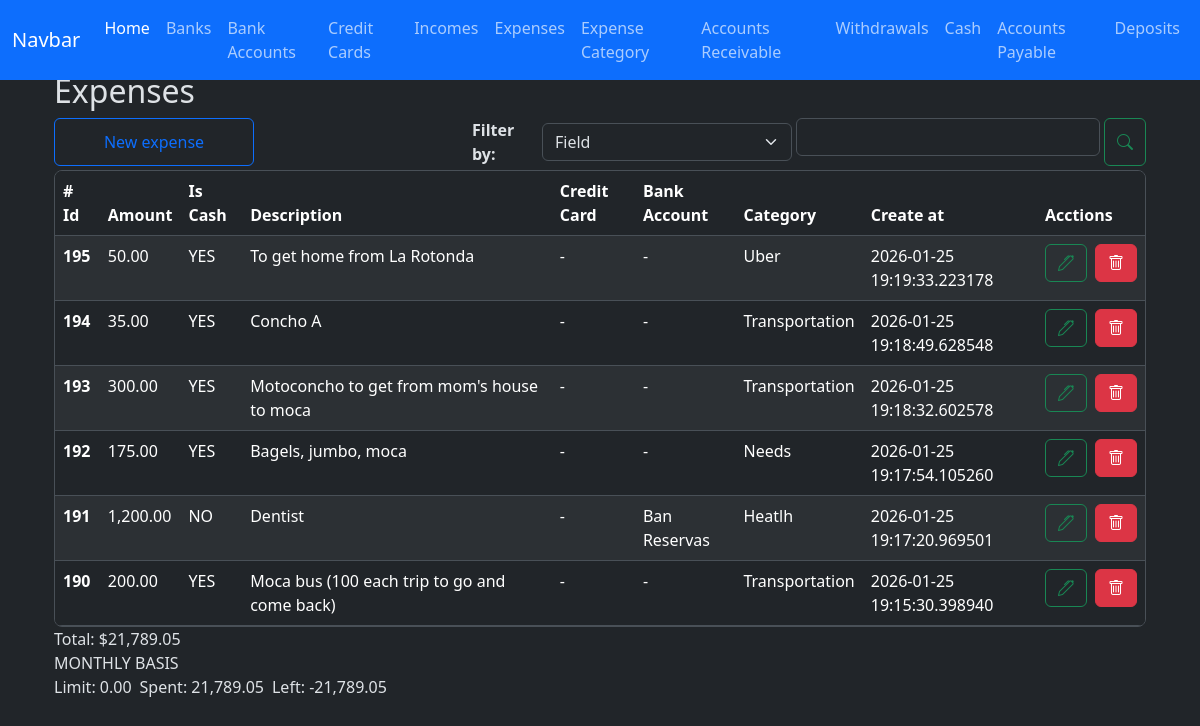
The app's page /expenses/index, older data.
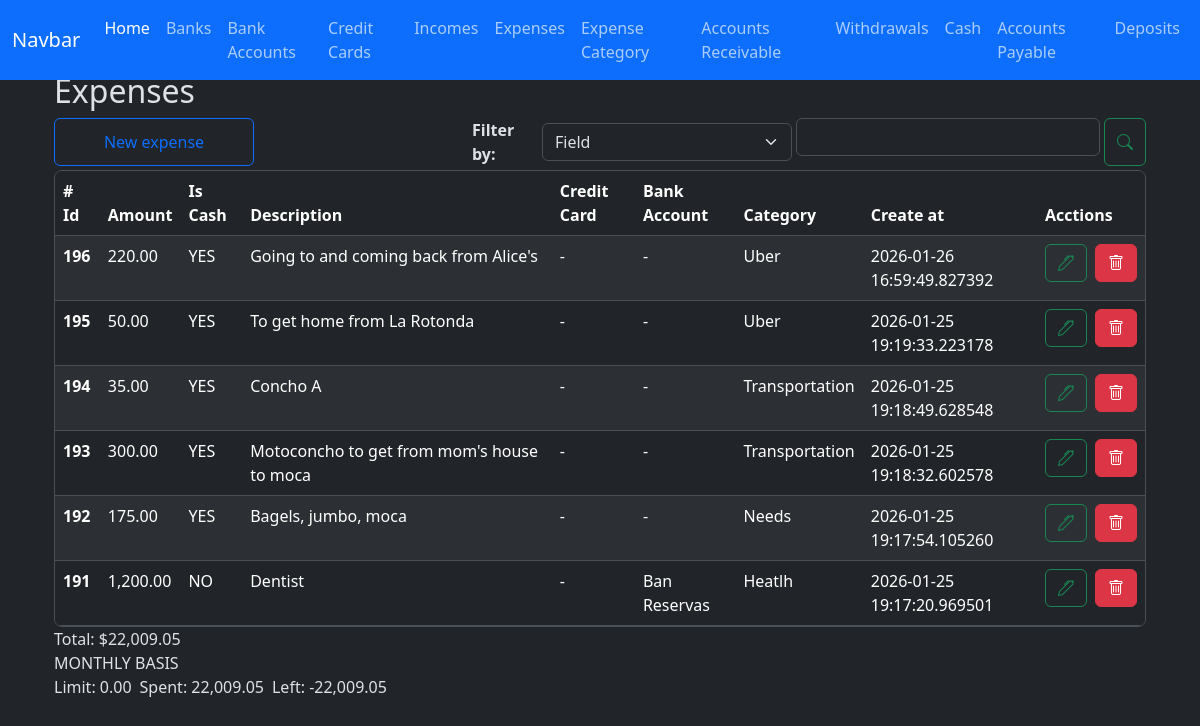
The same page, newer data.
### app/models/expense.py (models this page shows, shortened)
class Expense(db.Model):
    __tablename__ = 'expenses'
    id = db.Column(db.Integer, primary_key=True)
    amount = db.Column(db.Numeric(10,2), nullable=False)
    is_cash = db.Column(db.Boolean, nullable=False)
    credit_card_id = db.Column(db.Integer, db.ForeignKey('credit_cards.id'))
    bank_account_id = db.Column(db.Integer, db.ForeignKey('bank_accounts.id'))
    expense_category_id = db.Column(db.Integer, db.ForeignKey('expense_categories.id'))
    code = db.Column(db.String(50), nullable=False)
    description = db.Column(db.String(150), nullable=False)
    created_at = db.Column(
        db.DateTime(timezone=True),
        default=utcnow, #internally sqlalchemy will exectute the function so dont add the parentheses otherwise it'll break down when creating the record in the db
        nullable=False
    )
    updated_at = db.Column(
        db.DateTime(timezone=True),
        onupdate=utcnow, #internally sqlalchemy will exectute the function so dont add the parentheses otherwise it'll break down when creating the record in the db
    )
    credit_card = relationship('CreditCard', back_populates='expenses')
    bank_account = relationship('BankAccount', back_populates='expenses')
    expense_category = relationship('ExpenseCategory', back_populates='expenses')

### app/models/expense_category.py (models this page shows)
class ExpenseCategory(db.Model):
    __tablename__ = 'expense_categories'
    id = db.Column(db.Integer, primary_key=True)
    name = db.Column(db.String(100), nullable=False)
    limit = db.Column(db.Numeric(10,2), server_default='0')
    created_at = db.Column(db.DateTime(timezone=True), server_default=func.now())
    updated_at = db.Column(db.DateTime(timezone=True), onupdate=func.now())
    expenses = relationship('Expense', back_populates='expense_category', order_by='desc(Expense.created_at)')

### app/models/bank_account.py (models this page shows)
class BankAccount(db.Model):
    __tablename__ = 'bank_accounts'
    id = db.Column(db.Integer, primary_key=True)
    nick_name = db.Column(db.String(120))
    amount_available = db.Column(db.Numeric(10, 2), nullable=False)
    is_active = db.Column(db.Boolean, default=True)
    account_number = db.Column(db.Integer, nullable=True)
    bank_id = db.Column(db.Integer, db.ForeignKey('banks.id'))
    created_at = db.Column(db.DateTime(timezone=True), server_default=func.now())
    updated_at = db.Column(db.DateTime(timezone=True), onupdate=func.now())
    bank = relationship('Bank', back_populates='bank_accounts')
    expenses = relationship('Expense', back_populates='bank_account', order_by='desc(Expense.created_at)')
    incomes = relationship('Income', back_populates='bank_account', order_by='desc(Income.created_at)')
    credit_card_payments = relationship('CreditCardPayment', back_populates='bank_account', order_by='desc(CreditCardPayment.created_at)')
    withdrawals = relationship('Withdrawal', back_populates='bank_account', order_by='desc(Withdrawal.created_at)')
    loans = relationship('Loan', back_populates='bank_account', order_by='desc(Loan.created_at)')
    loan_payments = relationship('LoanPayment', back_populates='bank_account', order_by='desc(LoanPayment.created_at)')
    debts = relationship('Debt', back_populates='bank_account', order_by='desc(Debt.created_at)')
    debt_payments = relationship('DebtPayment', back_populates='bank_account', order_by='desc(DebtPayment.created_at)')
    transaction_ledger = relationship('BankAccountTransactionsLedger', back_populates='bank_account')
    deposits = relationship('Deposit', back_populates='bank_account', order_by='desc(Deposit.created_at)')
    outgoing_transfers = relationship('BankTransfer', foreign_keys='BankTransfer.from_bank_account_id', back_populates='from_bank_account', order_by='desc(BankTransfer.created_at)')
    incoming_transfers = relationship('BankTransfer', foreign_keys='BankTransfer.to_bank_account_id', back_populates='to_bank_account', order_by='desc(BankTransfer.created_at)')

### app/routes/expense_routes.py (the view)
@expense_bp.route('/index', methods=['GET'])
def index():
    credit_cards = credit_card.CreditCard.query.filter(credit_card.CreditCard.is_deleted == None).all()
    expense_categories = expense_category.ExpenseCategory.query.all()
    bank_accounts = bank_account.BankAccount.query.all()
    expenses = expense_controller.get_monthly_expenses_records()
    monthly = expense_controller.money_limit_spent_left_for_expenses(expenses)
    context = {
        'credit_cards': credit_cards,
        'expense_categories': expense_categories,
        'bank_accounts': bank_accounts,
        'expenses':expenses,
        'monthly': monthly,
        'format_amount': format_amount, #function
        'total_amount': total_amount, #function
    }
    return render_template('expenses/index.html', **context)

### app/controllers/expense_controller.py (called while the page is built)
def get_monthly_expenses_records():
    now = datetime.now()
    year = now.year
    month = now.month
    records = (
        Expense.query
        .filter(
            func.extract('year', Expense.created_at) == year,
            func.extract('month', Expense.created_at) == month
        )
        .order_by(Expense.created_at.desc())
        .all()
    )
    return records

def money_limit_spent_left_for_expenses(expenses):
    spent = Decimal()
    for e in expenses:
        spent += e.amount
    limit = ExpenseCategory.query.filter(ExpenseCategory is not None).with_entities(func.sum(ExpenseCategory.limit)).scalar() or Decimal(0.00)
    left = Decimal(limit - spent)
    weekly = {
        'limit': limit,
        'spent': spent,
        'left': left,
    }
    return weekly

### app/utils/numeric_casting.py (called while the page is built)
def total_amount(obj_list: list):
    total = Decimal()
    for o in obj_list:
        total += o.amount
    return format_amount(total)

def format_amount(value):
    try:
        return f'{value:,.2f}';
    except Exception as e:
        return None

### app/templates/expenses/index.html (shortened to what this page needs)
{% extends 'layout.html' %}
{% block content %}
    <div class=" w-100">
        <h2>Expenses</h2>
        <div class="d-flex justify-content-start gap-1 flex-wrap flex-md-nowrap mt-2">
            <button
                type="button"
                id="btn-create-expense-id"
                class="btn btn-outline-primary me-auto me-md-auto w-100 w-md-auto"
                style="max-width: 200px;"
                data-bs-toggle="modal"
                data-bs-target="#create-expense"
            >New expense
            </button>
            <div class="d-flex gap-1 w-100 align-items-center" style="max-width: 320px;">
                <div class="w-md-auto mt-md-0">
                    <label for="" class="fs-6 fw-bold">Filter by: </label>
                </div>
                <div class="w-100 w-md-auto mt-md-0" style="max-width: 250px;">
                    <select class="form-select" id="select-filter-type-id">
                        <option value="field">Field</option>
                    </select>
                </div>
            </div>
            <div class="d-flex gap-1 w-100" style="max-width: 350px;">
                <div class="w-100 w-md-auto mt-md-0">
                    <input type="text" class="form-control" id="filter-input-id">
                </div>
                <button type="button" class="btn btn-outline-success" id="btn-search-id"><i class="bi bi-search"></i></button>
            </div>
        </div>
        <div class="table-responsive overflow-y-auto border rounded-3 mt-1" style="max-height: 457px;">
            <table class="table table-striped table-hover" id="expenses-table">
                <thead class="sticky-top">
                    <tr>
                        <th scope="col"># Id</th>
                        <th scope="col">Amount</th>
                        <th scope="col">Is Cash</th>
                        <th scope="col">Description</th>
                        <th scope="col">Credit Card</th>
                        <th scope="col">Bank Account</th>
                        <th scope="col">Category</th>
                        <th scope="col">Create at</th>
                        <th scope="col">Acctions</th>
                    </tr>
                </thead>
                <tbody id="expenses-table-body">
                    {% for expense in expenses %}
                    <tr>
                        <th scope="row">{{ expense.id }}</th>
                        <td>{{ format_amount(expense.amount) or '-' }}</td>
                        <td><a id="filter-by-cash" class="filter_link" data-is-cash-value="{{ expense.is_cash }}">{{ 'YES' if expense.is_cash else 'NO' }}</a></td>
                        <td> {{ expense.description or '-' }} </td>
                        <td>{{ expense.credit_card.nick_name or '-' }}</td>
                        <td>{{ expense.bank_account.nick_name or '-' }}</td>
                        <td>{{ expense.expense_category.name.lower().title() or '-' }}</td>
                        <td>{{ expense.created_at }}</td>
                        <td>
                            <div class="d-flex gap-2">
                                <button
                                    type="button"
                                    class="btn btn-outline-success"
                                    data-bs-toggle="modal"
                                    data-bs-target="#edit-expense"
                                    data-expense-id="{{ expense.id }}"
                                    data-amount-id="{{ expense.amount }}"
                                    data-is-cash="{{ expense.is_cash }}"
                                    data-select-expense-category-id="{{ expense.expense_category_id }}"
                                    data-select-credit-card-id="{{ expense.credit_card_id }}"
                                    data-select-bank-account-id="{{ expense.bank_account_id }}"
                                    data-description="{{ expense.description }}"
                                >
                                    <i class="bi bi-pen"></i>
                                </button>
                                <a href="{{ url_for('expense.delete', id=expense.id) }}" class="btn btn-danger"><i class="bi bi-trash"></i></a>
                            </div>
                        </td>
                    </tr>
                    {% endfor %}
                </tbody>
            </table>
        </div>
        <section>
            <div class="d-flex flex-column">
                <div>
                    <label for="" id="monthly-total-id">Total: ${{ total_amount(expenses) }}</label>
                    <br>
                    <label for="" id="weekly-title">MONTHLY BASIS </label>
                </div>
                <div class="d-flex gap-2">
                    <div>
                        <label for="" id="monthly-limit">Limit: {{ format_amount(monthly.limit) }}</label>
                    </div>
                    <div>
                        <label for="" id="monthly-spent">Spent: {{ format_amount(monthly.spent) }}</label>
                    </div>
                    <div>
                        <label for="" id="monthly-left">Left: {{ format_amount(monthly.left) }}</label>
                    </div>
                </div>
            </div>
        </section>
    </div>
    <link rel="stylesheet" href="https://cdn.jsdelivr.net/npm/flatpickr/dist/flatpickr.min.css">
    <link rel="stylesheet" href="https://cdn.jsdelivr.net/npm/bootstrap-icons@1.13.1/font/bootstrap-icons.min.css">
{% endblock %}

### app/templates/layout.html (shortened to what this page needs)
<!doctype html>
<html lang="en" data-bs-theme="dark">
  <head>
    <link href="https://cdn.jsdelivr.net/npm/bootstrap@5.3.8/dist/css/bootstrap.min.css" rel="stylesheet">
    <link rel="stylesheet" href="{{ url_for('static', filename='style.css') }}">
</head>
  <body>
    <nav class="navbar navbar-expand-lg bg-primary fixed-top mx-2 mx-auto">
        <div class="container-fluid">
            <a class="navbar-brand" href="#">Navbar</a>
            <div class="collapse navbar-collapse" id="navbarNav">
                <ul class="navbar-nav">
                    <li class="nav-item">
                        <a class="nav-link active" aria-current="page" href="{{ url_for('home.index' ) }}">Home</a>
                    </li>
                    <li class="nav-item">
                        <a class="nav-link" href="{{ url_for('bank.index' ) }}">Banks</a>
                    </li>
                    <li class="nav-item">
                        <a class="nav-link" href="{{ url_for('bank_account.index' ) }}">Bank Accounts</a>
                    </li>
                    <li class="nav-item">
                        <a class="nav-link" href="{{ url_for('credit_card.index' ) }}">Credit Cards</a>
                    </li>
                    <li class="nav-item">
                        <a class="nav-link" href="{{ url_for('income.index' ) }}">Incomes</a>
                    </li>
                    <li class="nav-item">
                        <a class="nav-link" href="{{ url_for('expense.index' ) }}">Expenses</a>
                    </li>
                    <li class="nav-item">
                        <a class="nav-link" href="{{ url_for('expense_category.index' ) }}">Expense Category</a>
                    </li>
                    <li class="nav-item">
                        <a class="nav-link" href="{{ url_for('accounts_receivable.index' ) }}">Accounts Receivable</a>
                    </li>
                    <li class="nav-item">
                        <a class="nav-link" href="{{ url_for('withdrawal.index' ) }}">Withdrawals</a>
                    </li>
                    <li class="nav-item">
                        <a class="nav-link" href="{{ url_for('cashledger.index' ) }}">Cash</a>
                    </li>
                    <li class="nav-item">
                        <a class="nav-link" href="{{ url_for('debt.index' ) }}">Accounts Payable</a>
                    </li>
                    <li class="nav-item">
                        <a class="nav-link" href="{{ url_for('deposit.index' ) }}">Deposits</a>
                    </li>
                </ul>
            </div>
        </div>
    </nav>
    <main class="container w-100 mt-5 p-4">
    {% block content %}
    {% endblock %}
    </main>
    <link rel="stylesheet" href="https://cdn.jsdelivr.net/npm/bootstrap-icons@1.13.1/font/bootstrap-icons.min.css">
</body>
</html>

### app/static/style.css (style rules this page uses)
.filter_link { text-decoration: none; color: inherit; }

Row changes from the older to the newer data that the page shows:
no longer on this page (row unchanged): Expense: id "190", amount "200.00", is_cash "YES", description "Moca bus (100 each trip to go and come back)", credit_card "-", bank_account "-", expense_category.name "Transportation", created_at "2026-01-25 19:15:30.398940"
added Expense: id "196", amount "220.00", is_cash "YES", description "Going to and coming back from Alice's", credit_card "-", bank_account "-", expense_category.name "Uber", created_at "2026-01-26 16:59:49.827392", amount.amount "22,009.05"
Text that changed along with them:
{{ total_amount(expenses) }}: "21,789.05" → "22,009.05"
text no longer shown: "21,789.05 -21,789.05"
text now shown: "22,009.05 -22,009.05"
